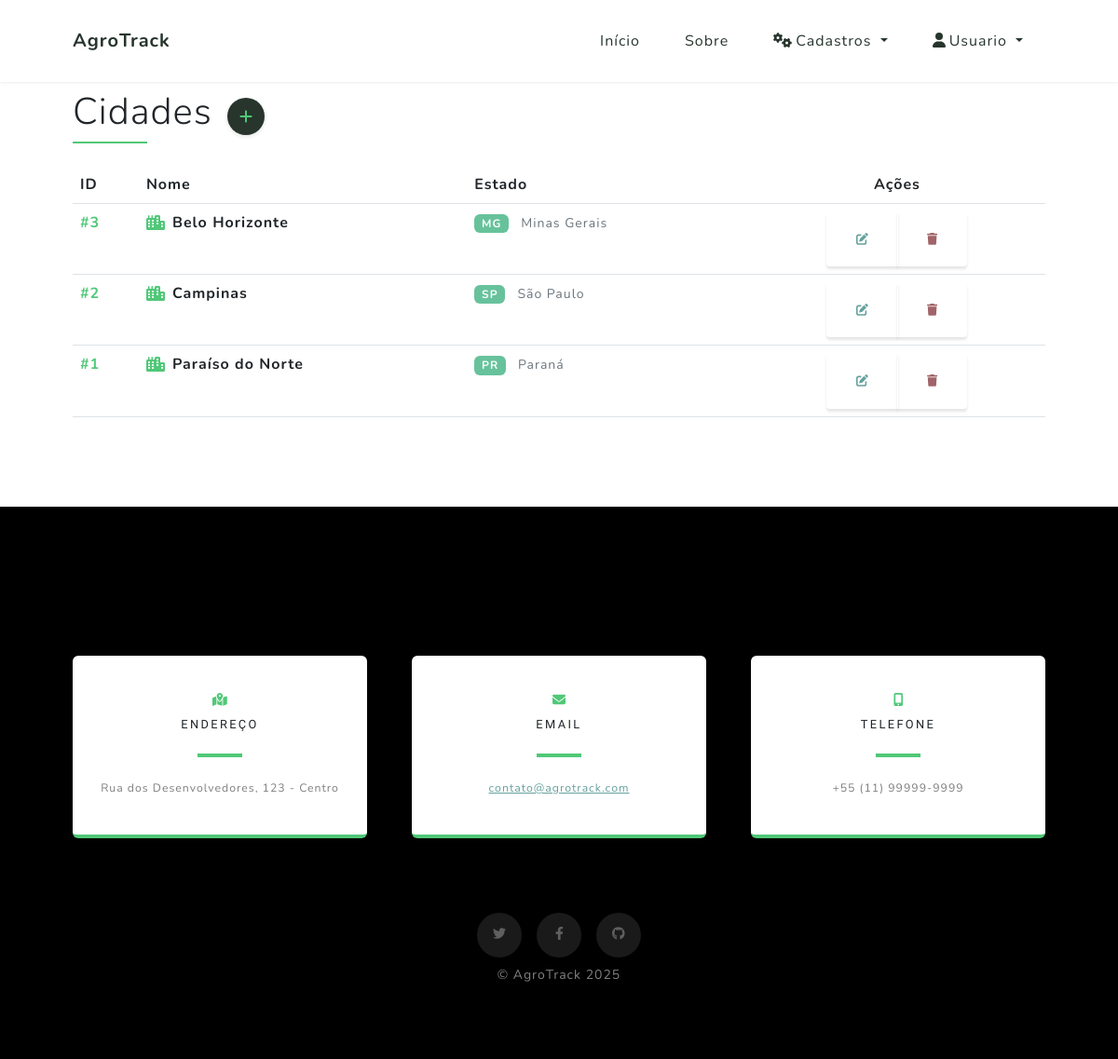
/cadastros/listar/cidade/ (signed in), run on the app's committed database.
### cadastros/models.py (models this page shows, shortened)
class Cidade(models.Model):
    nome = models.CharField(max_length=100)
    estado = models.ForeignKey(Estado, on_delete=models.CASCADE)
    class Meta:
        verbose_name = "Cidade"
        verbose_name_plural = "Cidades"
        ordering = ['nome']

class Estado(models.Model):
    nome = models.CharField(max_length=100, choices=[(e, e) for e in ESTADOS])
    sigla = models.CharField(max_length=2, choices=[(s, s) for s in SIGLAS])
    class Meta:
        verbose_name = "Estado"
        verbose_name_plural = "Estados"
        ordering = ['nome']

### cadastros/views.py (the view)
# urls.py: path('listar/cidade/', CidadeList.as_view(), name='cidade-list'),
class CidadeList(LoginRequiredMixin, ListView):
    template_name = 'listas/cidade.html'
    model = Cidade
    context_object_name = 'cidades'
    def get_queryset(self):
        return Cidade.objects.select_related('estado').order_by('nome')

### cadastros/templates/listas/cidade.html (shortened to what this page needs)
{% extends "paginasweb/modelo.html" %}
{% load static %}
{% block conteudo %}
<section class="py-5 mt-5">
    <div class="container px-4 px-lg-5">
        <div class="mb-5">
            <div class="d-flex align-items-center mb-4">
                <div class="me-3">
                    <h1 class="text-dark fw-light mb-2">Cidades</h1>
                    <div class="border-bottom border-2 border-primary" style="width: 80px;"></div>
                </div>
                <a class="btn-add-round" href="{% url 'cadastrar-cidade' %}" title="Cadastrar Nova Cidade">
                    <i class="fas fa-plus"></i>
                </a>
            </div>
            <div class="table-container">
                <table class="table table-modern">
                    <thead>
                        <tr>
                            <th>ID</th>
                            <th>Nome</th>
                            <th>Estado</th>
                            <th class="text-center">Ações</th>
                        </tr>
                    </thead>
                    <tbody>
                        {% for cidade in object_list %}
                        <tr>
                            <td class="fw-bold text-primary">#{{ cidade.id }}</td>
                            <td>
                                <div class="d-flex align-items-center">
                                    <i class="fas fa-city text-primary me-2"></i>
                                    <strong>{{ cidade.nome }}</strong>
                                </div>
                            </td>
                            <td>
                                <span class="badge bg-success">{{ cidade.estado.sigla }}</span>
                                <small class="text-muted ms-2">{{ cidade.estado.nome }}</small>
                            </td>
                            <td class="text-center">
                                <div class="btn-group" role="group">
                                    <a href="{% url 'cidade-update' cidade.id %}"
                                       class="btn btn-outline-primary btn-sm" title="Editar">
                                        <i class="fas fa-edit"></i>
                                    </a>
                                    <a href="{% url 'cidade-deletar' cidade.id %}"
                                       class="btn btn-outline-danger btn-sm" title="Excluir">
                                        <i class="fas fa-trash"></i>
                                    </a>
                                </div>
                            </td>
                        </tr>
                        {% endfor %}
                    </tbody>
                </table>
            </div>
        </div>
    </div>
</section>
{% endblock %}

### paginasweb/templates/paginasweb/modelo.html (shortened to what this page needs)
{% load static %}
<!DOCTYPE html>
<html lang="pt-br">
<head>
    <link href="https://cdn.jsdelivr.net/npm/bootstrap@5.3.0/dist/css/bootstrap.min.css" rel="stylesheet">
    <link href="{% static 'css/styles.css' %}" rel="stylesheet">
</head>
<body id="page-top" class="bg-white">
    <nav class="navbar navbar-expand-lg navbar-light fixed-top" id="mainNav">
        <div class="container px-4 px-lg-5">
            <a class="navbar-brand" href="/">AgroTrack</a>
            <div class="collapse navbar-collapse" id="navbarResponsive">
                <ul class="navbar-nav ms-auto">
                    <li class="nav-item"><a class="nav-link" href="/">Início</a></li>
                    <li class="nav-item"><a class="nav-link" href="/sobre/">Sobre</a></li>
                    {% if user.is_authenticated %}
                        <li class="nav-item dropdown">
                            <a class="nav-link dropdown-toggle" href="#" id="navbarDropdown" role="button"
                               data-bs-toggle="dropdown" aria-expanded="false">
                                <i class="fas fa-cogs me-1"></i>Cadastros
                            </a>
                        </li>
                        <li class="nav-item dropdown">
                            <a class="nav-link dropdown-toggle" href="#" id="userDropdown" role="button"
                               data-bs-toggle="dropdown" aria-expanded="false">
                                <i class="fas fa-user me-1"></i>{{ user.first_name|default:user.username }}
                            </a>
                        </li>
                    {% endif %}
                </ul>
            </div>
        </div>
    </nav>
    {% block conteudo %}{% endblock %}
    <footer class="footer bg-black small text-center text-white-50">
        <section class="contact-section bg-black mb-0 pb-0" id="signup">
            <div class="container px-4 px-lg-5">
                <div class="row gx-4 gx-lg-5">
                    <div class="col-md-4 mb-3 mb-md-0">
                        <div class="card py-4 h-100">
                            <div class="card-body text-center">
                                <i class="fas fa-map-marked-alt text-primary mb-2"></i>
                                <h4 class="text-uppercase m-0">Endereço</h4>
                                <hr class="my-4 mx-auto" />
                                <div class="small text-black-50">Rua dos Desenvolvedores, 123 - Centro</div>
                            </div>
                        </div>
                    </div>
                    <div class="col-md-4 mb-3 mb-md-0">
                        <div class="card py-4 h-100">
                            <div class="card-body text-center">
                                <i class="fas fa-envelope text-primary mb-2"></i>
                                <h4 class="text-uppercase m-0">Email</h4>
                                <hr class="my-4 mx-auto" />
                                <div class="small text-black-50">
                                    <a href="#!">contato@agrotrack.com</a>
                                </div>
                            </div>
                        </div>
                    </div>
                    <div class="col-md-4 mb-3 mb-md-0">
                        <div class="card py-4 h-100">
                            <div class="card-body text-center">
                                <i class="fas fa-mobile-alt text-primary mb-2"></i>
                                <h4 class="text-uppercase m-0">Telefone</h4>
                                <hr class="my-4 mx-auto" />
                                <div class="small text-black-50">+55 (11) 99999-9999</div>
                            </div>
                        </div>
                    </div>
                </div>
                <div class="social d-flex justify-content-center mb-0">
                    <a class="mx-2" href="#!"><i class="fab fa-twitter"></i></a>
                    <a class="mx-2" href="#!"><i class="fab fa-facebook-f"></i></a>
                    <a class="mx-2" href="#!"><i class="fab fa-github"></i></a>
                </div>
            </div>
        </section>
        <div class="container px-4 px-lg-5 pt-2 mt-0">&copy; AgroTrack 2025</div>
    </footer>
</body>
</html>

### data on the page
Cidade: id "3", nome "Belo Horizonte", estado.sigla "MG", estado.nome "Minas Gerais"
Cidade: id "2", nome "Campinas", estado.sigla "SP", estado.nome "São Paulo"
Cidade: id "1", nome "Paraíso do Norte", estado.sigla "PR", estado.nome "Paraná"

### other printed values
{{ user.first_name|default:user.username }} "Usuario"
